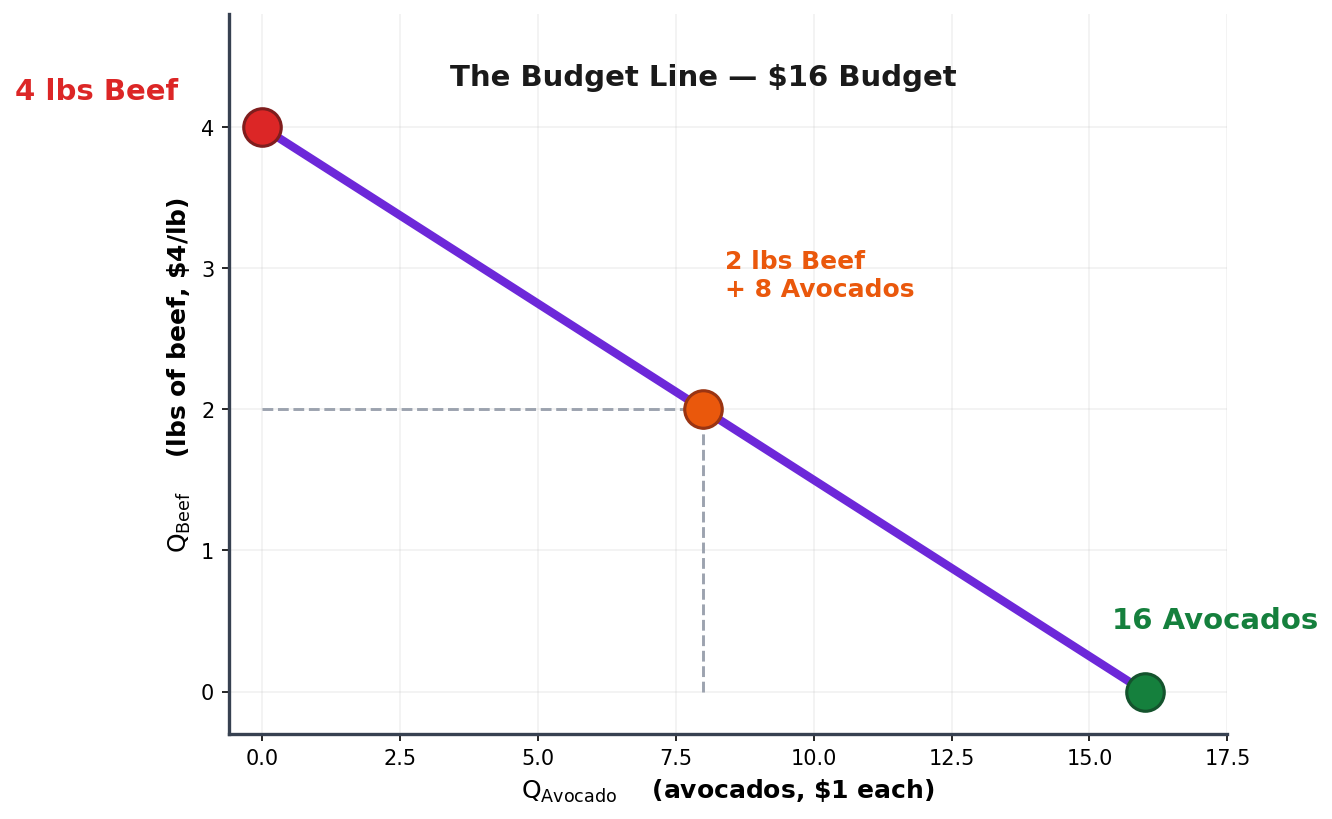

Python code for this plot:
"""Let's Visualize This — Maya's $16 budget line for beef + avocado.
   Shows endpoints (4 beef, 0 avo) and (0 beef, 16 avo) + midpoint (2 beef, 8 avo)."""
import matplotlib
matplotlib.use('Agg')
import matplotlib.pyplot as plt

fig, ax = plt.subplots(figsize=(9, 5.6))

# Budget line: 4*Q_beef + 1*Q_avo = 16
# Endpoints: (0, 4) and (16, 0)  -- x = Q_avo, y = Q_beef
x_line = [0, 16]
y_line = [4, 0]
ax.plot(x_line, y_line, color='#6d28d9', linewidth=4, zorder=5)

# Markers + labels
ax.plot(0, 4, 'o', color='#dc2626', markersize=18, zorder=6,
        markeredgecolor='#7f1d1d', markeredgewidth=1.5)
ax.annotate('4 lbs Beef', xy=(0, 4), xytext=(-3.0, 4.2),
            fontsize=14, weight='bold', color='#dc2626', ha='center')

ax.plot(8, 2, 'o', color='#ea580c', markersize=18, zorder=6,
        markeredgecolor='#9a3412', markeredgewidth=1.5)
ax.annotate('2 lbs Beef\n+ 8 Avocados', xy=(8, 2), xytext=(8.4, 2.8),
            fontsize=12, weight='bold', color='#ea580c')

ax.plot(16, 0, 'o', color='#15803d', markersize=18, zorder=6,
        markeredgecolor='#14532d', markeredgewidth=1.5)
ax.annotate('16 Avocados', xy=(16, 0), xytext=(15.4, 0.45),
            fontsize=14, weight='bold', color='#15803d')

# Dashed guide lines for the midpoint
ax.plot([0, 8], [2, 2], color='#9ca3af', linewidth=1.4, linestyle='--', zorder=2)
ax.plot([8, 8], [0, 2], color='#9ca3af', linewidth=1.4, linestyle='--', zorder=2)

# Title placement on plot
ax.text(8, 4.3, 'The Budget Line — $16 Budget', fontsize=14, weight='bold',
        ha='center', color='#1a1a1a')

# Axis labels (escape $ to avoid mathtext mangling the price labels)
ax.set_xlabel(r'$\mathrm{Q_{Avocado}}$    (avocados, \$1 each)', fontsize=12, weight='bold')
ax.set_ylabel(r'$\mathrm{Q_{Beef}}$    (lbs of beef, \$4/lb)', fontsize=12, weight='bold')

ax.set_xlim(-0.6, 17.5)
ax.set_ylim(-0.3, 4.8)
ax.spines['top'].set_visible(False)
ax.spines['right'].set_visible(False)
ax.spines['left'].set_color('#374151')
ax.spines['bottom'].set_color('#374151')
ax.spines['left'].set_linewidth(1.6)
ax.spines['bottom'].set_linewidth(1.6)
ax.grid(alpha=0.18)

plt.tight_layout()
plt.savefig('figures/figure_lets_visualize.png', dpi=150, bbox_inches='tight',
            facecolor='white', edgecolor='none')
plt.close()
print("OK: figure_lets_visualize.png")
